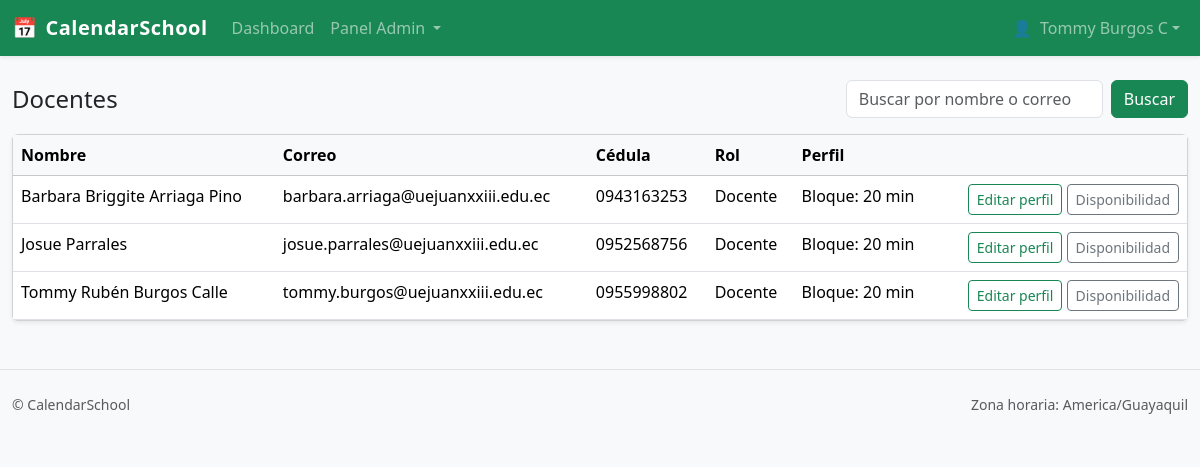
The app's page /turnos/panel/admin/docentes/ (signed in) with its own data.
### user/models.py (models this page shows, shortened)
class User(AbstractUser):
    cedula = models.CharField(
        max_length=20, unique=True, null=True, blank=True,
        validators=[RegexValidator(r"^\d{8,20}$", "Cédula inválida (8–20 dígitos).")]
    )
    email = models.EmailField(unique=True, null=True, blank=True)
    imgPerfil = models.ImageField(upload_to="users/", default="imageDefault.png")
    rol = models.ForeignKey("user.Rol", null=True, blank=True, on_delete=models.SET_NULL, related_name="usuarios")

class Rol(models.Model):
    nombre = models.CharField(max_length=50, unique=True)
    descripcion = models.TextField(blank=True)
    class Meta:
        verbose_name = "Rol"
        verbose_name_plural = "Roles"
        ordering = ["nombre"]

### turnos/models.py (models this page shows, shortened)
class PerfilDocente(models.Model):
    usuario = models.OneToOneField(
        settings.AUTH_USER_MODEL, on_delete=models.CASCADE, related_name="perfil_docente"
    )
    minutos_por_bloque = models.PositiveIntegerField(default=20)
    maximo_citas_diarias = models.PositiveIntegerField(null=True, blank=True)
    departamento = models.CharField(max_length=120, blank=True)
    telefono = models.CharField(max_length=30, blank=True)
    activo = models.BooleanField(default=True)
    class Meta:
        verbose_name = "Perfil de Docente"
        verbose_name_plural = "Perfiles de Docente"
        ordering = ["usuario__username"]

### user/decorators.py (the view)
        def _wrapped(request, *args, **kwargs):
            u = request.user
            if not u.is_authenticated:
                messages.error(request, "Debes iniciar sesión.")
                return redirect("login")
            if not getattr(u, "rol", None) or (u.rol and u.rol.nombre != nombre_rol):
                messages.error(request, "No tienes permisos para ver esta sección.")
                return redirect("dashboard")  # o a donde prefieras
            return view_func(request, *args, **kwargs)

### turnos/views_admin.py (called while the page is built)
@requiere_rol("Administrador")
def listar_docentes(request):
    q = (request.GET.get("q") or "").strip().lower()
    rol_doc, _ = Rol.objects.get_or_create(nombre="Docente")
    usuarios = User.objects.filter(Q(rol=rol_doc) | Q(perfil_docente__isnull=False)).select_related("perfil_docente","rol")
    if q:
        usuarios = usuarios.filter(Q(email__icontains=q) | Q(first_name__icontains=q) | Q(last_name__icontains=q))
    usuarios = usuarios.order_by("first_name","last_name","email")
    return render(request, "docentes_listar.html", {"usuarios": usuarios, "q": q})

### myApp/templates/docentes_listar.html (shortened to what this page needs)
{% extends "base.html" %}
{% block content %}
<div class="d-flex justify-content-between align-items-center mb-3">
  <h1 class="h4 mb-0">Docentes</h1>
  <form method="get" class="d-flex" role="search">
    <input name="q" value="{{ q }}" class="form-control" placeholder="Buscar por nombre o correo">
    <button class="btn btn-success ms-2">Buscar</button>
  </form>
</div>
<div class="card shadow-sm">
  <div class="table-responsive">
    <table class="table mb-0">
      <thead class="table-light">
        <tr>
          <th>Nombre</th>
          <th>Correo</th>
          <th>Cédula</th>
          <th>Rol</th>
          <th>Perfil</th>
          <th></th>
        </tr>
      </thead>
      <tbody>
      {% for u in usuarios %}
        <tr>
          <td>{{ u.get_full_name|default:"(sin nombre)" }}</td>
          <td>{{ u.email }}</td>
          <td>{{ u.cedula }}</td>
          <td>{% if u.rol %}{{ u.rol.nombre }}{% else %}&mdash;{% endif %}</td>
          <td>
            {% if u.perfil_docente %}
              Bloque: {{ u.perfil_docente.minutos_por_bloque }} min
            {% else %}
              <span class="text-muted">No creado</span>
            {% endif %}
          </td>
          <td class="text-end">
            <a class="btn btn-sm btn-outline-success" href="{% url 'editar_perfil_docente' u.id %}">Editar perfil</a>
            {% if u.perfil_docente %}
              <a class="btn btn-sm btn-outline-secondary" href="{% url 'gestionar_disponibilidad_docente' u.perfil_docente.id %}">Disponibilidad</a>
            {% endif %}
          </td>
        </tr>
      {% empty %}
        <tr><td colspan="6" class="text-center text-muted py-4">Sin docentes.</td></tr>
      {% endfor %}
      </tbody>
    </table>
  </div>
</div>
{% endblock %}

### myApp/templates/base.html (shortened to what this page needs)
<!doctype html>
<html lang="es">
<head>
  <link href="https://cdn.jsdelivr.net/npm/bootstrap@5.3.3/dist/css/bootstrap.min.css" rel="stylesheet">
</head>
<body>
<nav class="navbar navbar-expand-lg navbar-dark bg-success shadow-sm">
  <div class="container container-narrow">
    <a class="navbar-brand d-flex align-items-center" href="{% url 'dashboard_admin' %}">
      <span class="me-2">📅</span> CalendarSchool
    </a>
    <div class="collapse navbar-collapse" id="mainNav">
      <ul class="navbar-nav me-auto mb-2 mb-lg-0">
        {% if request.user.is_authenticated %}
        <li class="nav-item">
          <a class="nav-link" href="{% url 'dashboard_admin' %}">Dashboard</a>
        </li>
        <li class="nav-item dropdown">
          <a class="nav-link dropdown-toggle" href="#" id="adminMenu" role="button" data-bs-toggle="dropdown" aria-expanded="false">
            Panel Admin
          </a>
        </li>
        {% endif %}
      </ul>
      <ul class="navbar-nav ms-auto mb-2 mb-lg-0">
        {% if request.user.is_authenticated %}
          <li class="nav-item dropdown">
            <a class="nav-link dropdown-toggle d-flex align-items-center" href="#" id="userMenu" role="button" data-bs-toggle="dropdown" aria-expanded="false">
              <span class="me-2">👤</span>
              <span class="d-none d-sm-inline">{{ request.user.get_full_name|default:request.user.email }}</span>
            </a>
          </li>
        {% else %}
          <li class="nav-item">
            <a class="nav-link" href="{% url 'login' %}">Iniciar sesión</a>
          </li>
        {% endif %}
      </ul>
    </div>
  </div>
</nav>
<main class="container container-narrow my-4">
  {% block content %}{% endblock %}
</main>
<footer class="border-top py-4 mt-5">
  <div class="container container-narrow text-muted small d-flex justify-content-between">
    <span>© {{ now|date:"Y" }} CalendarSchool</span>
    <span>Zona horaria: America/Guayaquil</span>
  </div>
</footer>
</body>
</html>

### myApp/templates/base.html (style rules this page uses)
body { background: #f7f9fb; }
.navbar-brand { letter-spacing:.5px; font-weight:600; }
.container-narrow { max-width: 1200px; }

### records on screen
User: user.get_full_name "Tommy Burgos C"
User: get_full_name "Barbara Briggite Arriaga Pino", email "barbara.arriaga@uejuanxxiii.edu.ec", cedula "0943163253", rol.nombre "Docente", perfil_docente.minutos_por_bloque "20", shows "Disponibilidad"
User: get_full_name "Josue Parrales", email "josue.parrales@uejuanxxiii.edu.ec", cedula "0952568756", rol.nombre "Docente", perfil_docente.minutos_por_bloque "20", shows "Disponibilidad"
User: get_full_name "Tommy Rubén Burgos Calle", email "tommy.burgos@uejuanxxiii.edu.ec", cedula "0955998802", rol.nombre "Docente", perfil_docente.minutos_por_bloque "20", shows "Disponibilidad"
